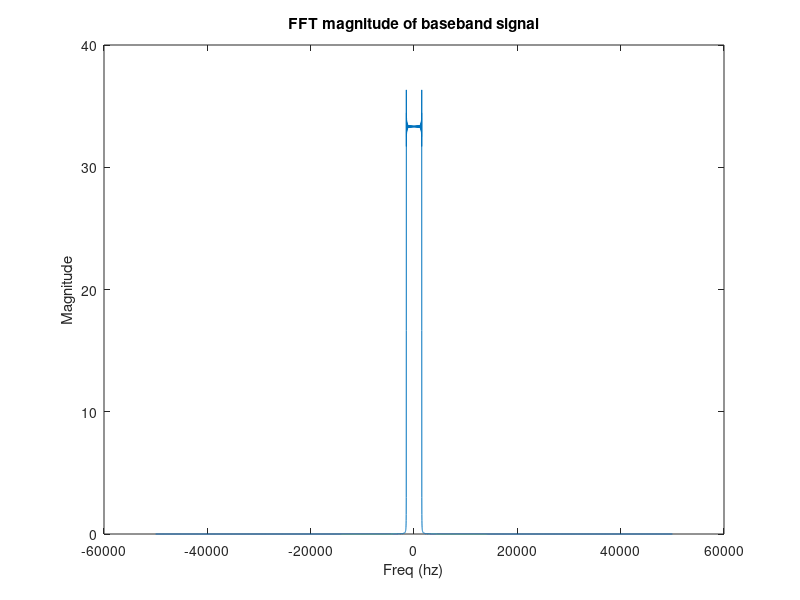
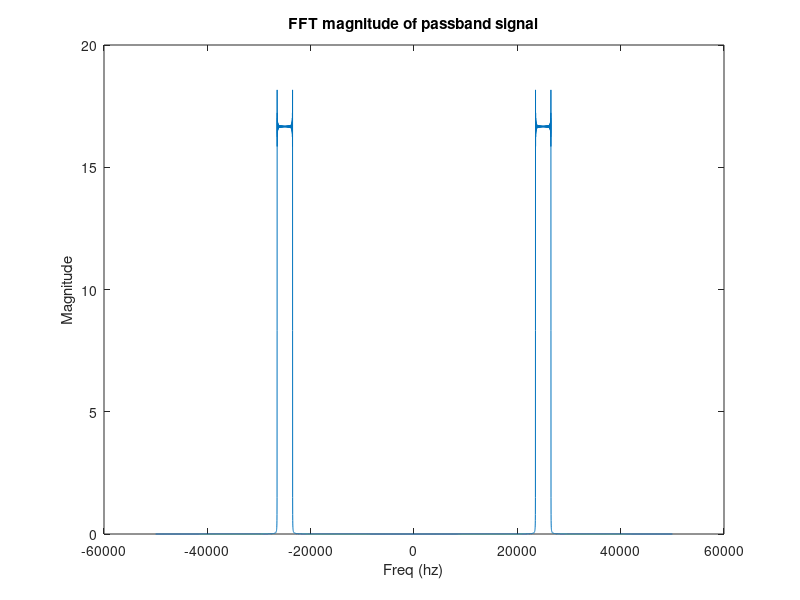
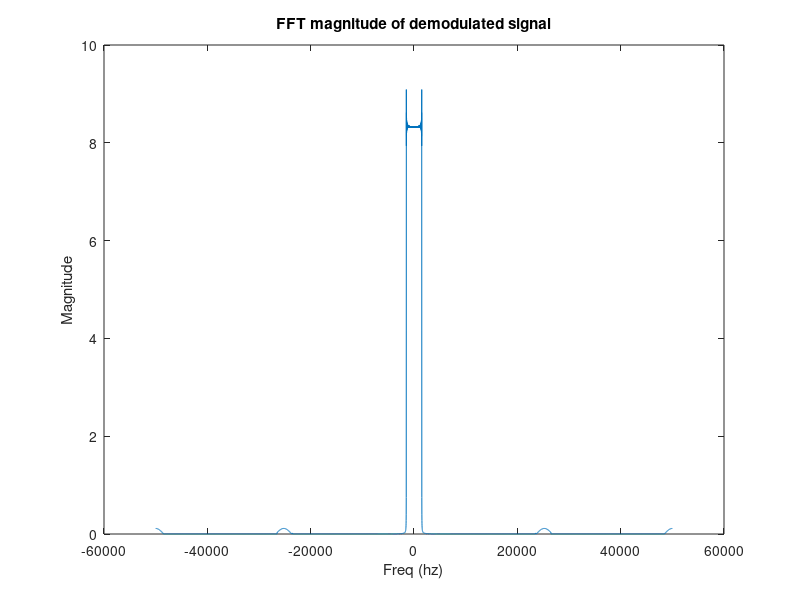

The MATLAB source for these figures, in order:
%% Demodulation via downsampling, the ratio of the sampling frequency to modulation frequency needs to be an integer.
clear;close all;
%% system and signal parameters
fs = 1e5;
fsinc = 3e3;
fcos = 2.5e4;
N = 10000;
w = linspace(-fs/2,fs/2,N);
t = -(N/2)/fs:1/fs:(N/2)/fs-1/fs;
%% modulation
sxs = sinc(fsinc*t);
figure(1)
plot(w,abs(fftshift(fft(sxs,N))))
title('FFT magnitude of baseband signal')
ylabel('Magnitude')
xlabel('Freq (hz)')
sc = cos(2*pi*fcos*t);
smod = sxs.*sc;
figure(2)
plot(w,abs(fftshift(fft(smod,N))))
title('FFT magnitude of passband signal')
ylabel('Magnitude')
xlabel('Freq (hz)')
[n,fo,ao,wo] = firpmord([2500 10000],[1 0],[.001 .01], fs);
lpf = firpm(n,fo,ao,wo);

s_downsampled = zeros(1,N);
s_downsampled(1:4:end) = 1;
zt = smod.*s_downsampled;

ds = filter(lpf,1,zt);
figure(3)
plot(w,abs(fftshift(fft(ds,N))))
title('FFT magnitude of demodulated signal')
ylabel('Magnitude')
xlabel('Freq (hz)')